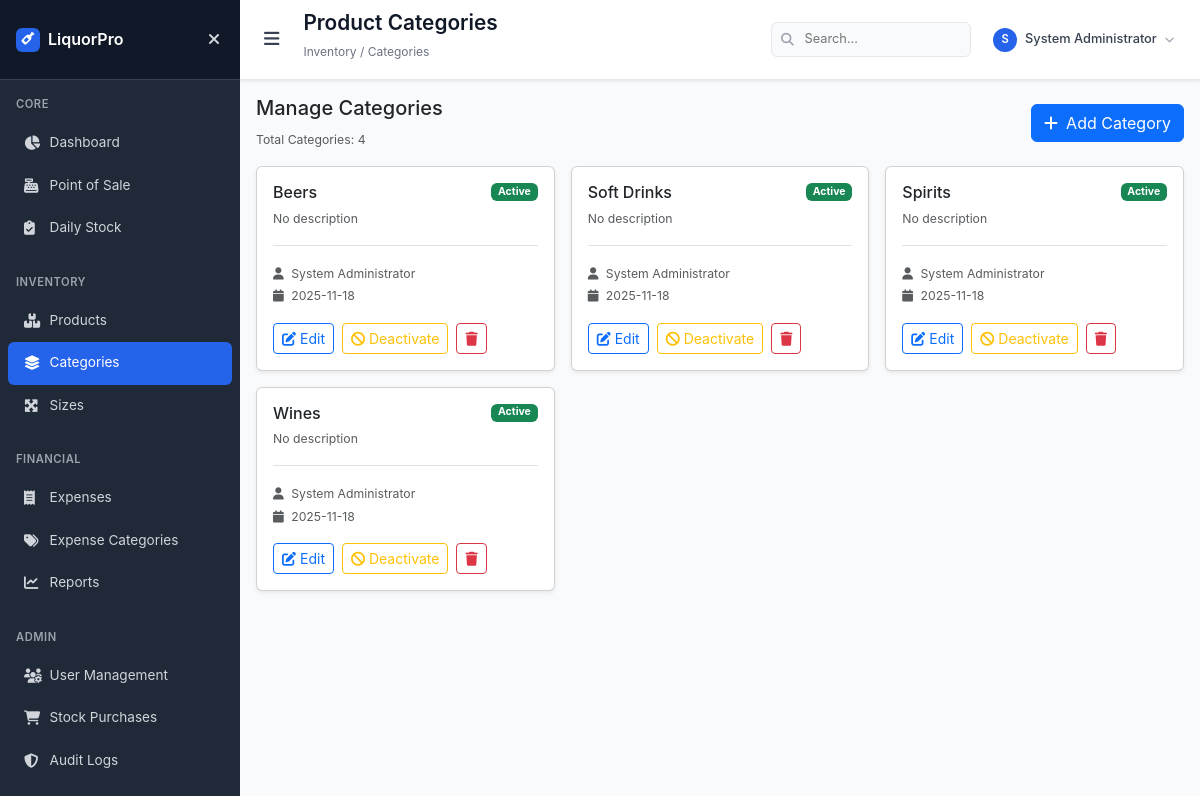
The app's page /categories (signed in), older data.
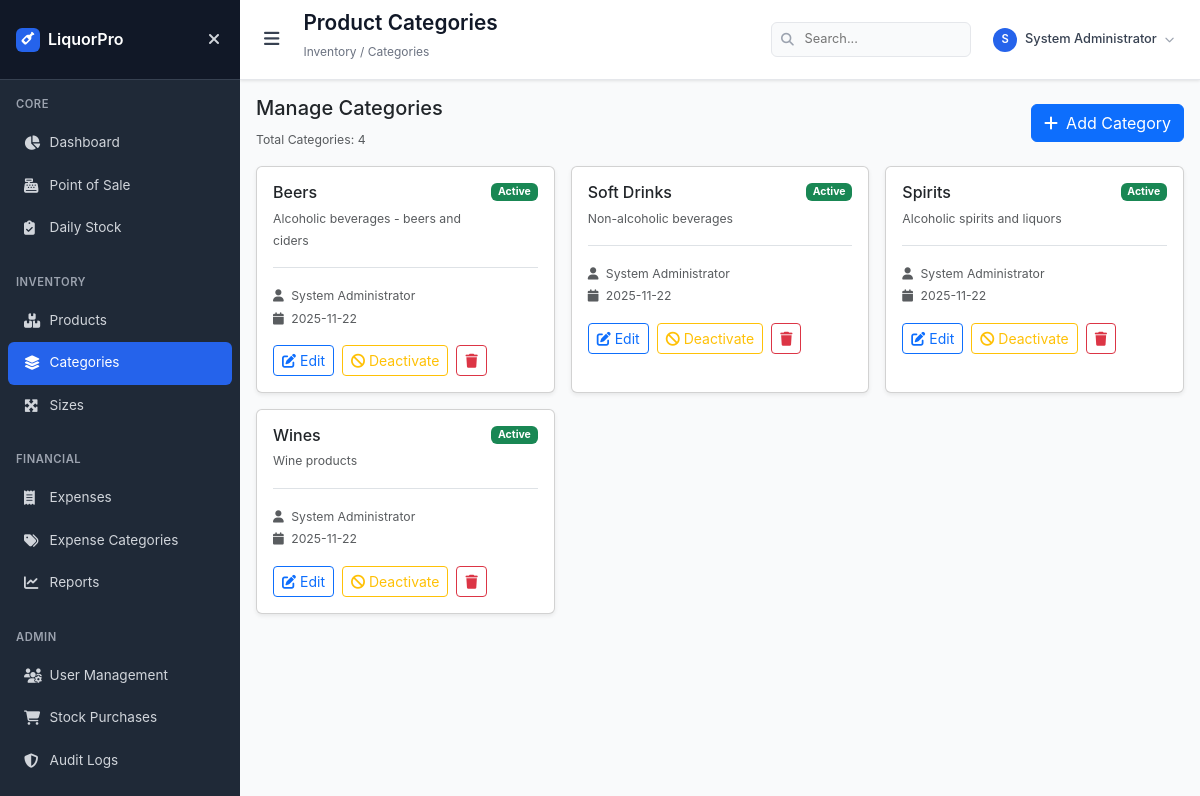
The same page, newer data.
### models.py (models this page shows, shortened)
class User(db.Model):
    id = db.Column(db.Integer, primary_key=True)
    username = db.Column(db.String(80), unique=True, nullable=False, index=True)
    email = db.Column(db.String(120), unique=True, nullable=False, index=True)
    password_hash = db.Column(db.String(128), nullable=False)
    full_name = db.Column(db.String(100), nullable=False)
    role = db.Column(db.String(20), nullable=False, default='attendant', index=True)
    is_active = db.Column(db.Boolean, default=True, index=True)
    created_at = db.Column(db.DateTime, default=datetime.utcnow)
    last_login = db.Column(db.DateTime)

class Category(db.Model):
    id = db.Column(db.Integer, primary_key=True)
    name = db.Column(db.String(50), unique=True, nullable=False, index=True)
    description = db.Column(db.String(200), nullable=True)
    is_active = db.Column(db.Boolean, default=True, index=True)
    created_at = db.Column(db.DateTime, default=datetime.utcnow)
    created_by = db.Column(db.Integer, db.ForeignKey('user.id'), nullable=True)
    creator = db.relationship('User', backref=db.backref('created_categories', lazy=True))

### app.py (the view)
@app.route('/categories')
@admin_required
def categories():
    categories = Category.query.order_by(Category.name).all()
    return render_template('categories/categories.html', categories=categories)

### templates/categories/categories.html (shortened to what this page needs)
{% extends "base.html" %}
{% block page_title %}Product Categories{% endblock %}
{% block breadcrumb %}Inventory / Categories{% endblock %}
{% block content %}
<div class="row mb-3">
    <div class="col-12">
        <div class="d-flex justify-content-between align-items-center">
            <div>
                <h5>Manage Categories</h5>
                <small class="text-muted">Total Categories: {{ categories|length }}</small>
            </div>
            <a href="{{ url_for('add_category') }}" class="btn btn-primary">
                <i class="fas fa-plus me-2"></i>Add Category
            </a>
        </div>
    </div>
</div>
<div class="row g-3">
    {% for category in categories %}
    <div class="col-md-6 col-lg-4">
        <div class="card shadow-sm h-100">
            <div class="card-body">
                <div class="d-flex justify-content-between align-items-start mb-2">
                    <div>
                        <h6 class="mb-1">{{ category.name }}</h6>
                        <small class="text-muted">
                            {% if category.description %}
                            {{ category.description }}
                            {% else %}
                            No description
                            {% endif %}
                        </small>
                    </div>
                    {% if category.is_active %}
                    <span class="badge bg-success">Active</span>
                    {% else %}
                    <span class="badge bg-secondary">Inactive</span>
                    {% endif %}
                </div>
                <div class="mt-3 pt-3 border-top">
                    <small class="text-muted">
                        <i class="fas fa-user me-1"></i>
                        {% if category.creator %}{{ category.creator.full_name }}{% else %}System{% endif %}
                    </small>
                    <br>
                    <small class="text-muted">
                        <i class="fas fa-calendar me-1"></i>
                        {{ category.created_at.strftime('%Y-%m-%d') if category.created_at else 'N/A' }}
                    </small>
                </div>
                <div class="mt-3 d-flex gap-2">
                    <a href="{{ url_for('edit_category', category_id=category.id) }}" class="btn btn-sm btn-outline-primary">
                        <i class="fas fa-edit me-1"></i>Edit
                    </a>
                    <form method="POST" action="{{ url_for('toggle_category_status', category_id=category.id) }}" style="display: inline;">
                        {% if category.is_active %}
                        <button type="submit" class="btn btn-sm btn-outline-warning" onclick="return confirm('Deactivate this category? Products in this category will not be available for sale.')">
                            <i class="fas fa-ban me-1"></i>Deactivate
                        </button>
                        {% else %}
                        <button type="submit" class="btn btn-sm btn-outline-success" onclick="return confirm('Activate this category?')">
                            <i class="fas fa-check me-1"></i>Activate
                        </button>
                        {% endif %}
                    </form>
                    <form method="POST" action="{{ url_for('delete_category', category_id=category.id) }}" style="display: inline;">
                        <button type="submit" class="btn btn-sm btn-outline-danger" onclick="return confirm('Are you sure you want to delete this category? This action cannot be undone!')">
                            <i class="fas fa-trash"></i>
                        </button>
                    </form>
                </div>
            </div>
        </div>
    </div>
    {% endfor %}
</div>
{% endblock %}

### templates/base.html (shortened to what this page needs)
<!DOCTYPE html>
<html lang="en">
<head>
    <link href="https://cdnjs.cloudflare.com/ajax/libs/bootstrap/5.3.2/css/bootstrap.min.css" rel="stylesheet">
    <link href="https://cdnjs.cloudflare.com/ajax/libs/font-awesome/6.4.0/css/all.min.css" rel="stylesheet">
</head>
<body>
    <nav class="sidebar" id="sidebar">
        <div class="sidebar-header">
            <a href="{{ url_for('dashboard') }}" class="logo">
                <div class="logo-icon">
                    <i class="fas fa-wine-bottle"></i>
                </div>
                <span>LiquorPro</span>
            </a>
            <button class="close-btn" id="closeSidebar" aria-label="Close sidebar">
                <i class="fas fa-times"></i>
            </button>
        </div>
        <div class="nav-menu">
            <div class="nav-section">
                <div class="nav-title">Core</div>
                <a href="{{ url_for('dashboard') }}" class="nav-link {{ 'active' if request.endpoint == 'dashboard' }}">
                    <i class="fas fa-chart-pie nav-icon"></i>
                    <span>Dashboard</span>
                </a>
                <a href="{{ url_for('sales') }}" class="nav-link {{ 'active' if 'sales' in request.endpoint }}">
                    <i class="fas fa-cash-register nav-icon"></i>
                    <span>Point of Sale</span>
                </a>
                <a href="{{ url_for('daily_stock') }}" class="nav-link {{ 'active' if 'daily_stock' in request.endpoint or 'stock_purchases' in request.endpoint }}">
                    <i class="fas fa-clipboard-check nav-icon"></i>
                    <span>Daily Stock</span>
                </a>
            </div>
            {% if current_user and current_user.role in ['admin', 'manager'] %}
            <div class="nav-section">
                <div class="nav-title">Inventory</div>
                <a href="{{ url_for('products') }}" class="nav-link {{ 'active' if 'products' in request.endpoint or 'product_variants' in request.endpoint or 'add_variant' in request.endpoint or 'edit_variant' in request.endpoint }}">
                    <i class="fas fa-boxes nav-icon"></i>
                    <span>Products</span>
                </a>
                <a href="{{ url_for('categories') }}" class="nav-link {{ 'active' if 'categories' in request.endpoint or 'add_category' in request.endpoint }}">
                    <i class="fas fa-layer-group nav-icon"></i>
                    <span>Categories</span>
                </a>
                <a href="{{ url_for('sizes') }}" class="nav-link {{ 'active' if 'sizes' in request.endpoint or 'add_size' in request.endpoint }}">
                    <i class="fas fa-expand-arrows-alt nav-icon"></i>
                    <span>Sizes</span>
                </a>
            </div>
            {% endif %}
            <div class="nav-section">
                <div class="nav-title">Financial</div>
                <a href="{{ url_for('expenses') }}" class="nav-link {{ 'active' if 'expenses' in request.endpoint or 'add_expense' in request.endpoint or 'edit_expense' in request.endpoint }}">
                    <i class="fas fa-receipt nav-icon"></i>
                    <span>Expenses</span>
                </a>
                {% if current_user and current_user.role in ['admin', 'manager'] %}
                <a href="{{ url_for('expense_categories') }}" class="nav-link {{ 'active' if 'expense_categories' in request.endpoint or 'add_expense_category' in request.endpoint or 'edit_expense_category' in request.endpoint }}">
                    <i class="fas fa-tags nav-icon"></i>
                    <span>Expense Categories</span>
                </a>
                {% endif %}
                <a href="{{ url_for('reports') }}" class="nav-link {{ 'active' if 'reports' in request.endpoint or 'purchase_report' in request.endpoint }}">
                    <i class="fas fa-chart-line nav-icon"></i>
                    <span>Reports</span>
                </a>
            </div>
            {% if current_user and current_user.role in ['admin', 'manager'] %}
            <div class="nav-section">
                <div class="nav-title">Admin</div>
                <a href="{{ url_for('users') }}" class="nav-link {{ 'active' if 'users' in request.endpoint or 'add_user' in request.endpoint }}">
                    <i class="fas fa-users-cog nav-icon"></i>
                    <span>User Management</span>
                </a>
                <a href="{{ url_for('stock_purchases') }}" class="nav-link {{ 'active' if 'stock_purchases' in request.endpoint or 'add_stock_purchase' in request.endpoint or 'edit_stock_purchase' in request.endpoint }}">
                    <i class="fas fa-shopping-cart nav-icon"></i>
                    <span>Stock Purchases</span>
                </a>
                {% if current_user.role == 'admin' %}
                <a href="{{ url_for('audit_logs') }}" class="nav-link {{ 'active' if 'audit_logs' in request.endpoint or 'audit_log_detail' in request.endpoint }}">
                    <i class="fas fa-shield-alt nav-icon"></i>
                    <span>Audit Logs</span>
                </a>
                {% endif %}
            </div>
            {% endif %}
        </div>
    </nav>
    <div class="main-wrapper" id="mainWrapper">
        <header class="main-header">
            <div class="header-left">
                <button class="menu-btn" id="menuBtn" aria-label="Toggle menu">
                    <i class="fas fa-bars"></i>
                </button>
                <div class="page-info">
                    <h1>{% block page_title %}Dashboard{% endblock %}</h1>
                    <div class="breadcrumb">{% block breadcrumb %}Home / Dashboard{% endblock %}</div>
                </div>
            </div>
            <div class="header-right">
                <div class="search-container">
                    <input type="text" class="search-input" placeholder="Search..." aria-label="Search">
                    <i class="fas fa-search search-icon"></i>
                </div>
                <div class="user-menu">
                    <button class="user-btn" id="userBtn" aria-label="User menu">
                        <div class="user-avatar">{{ current_user.full_name[0].upper() if current_user and current_user.full_name else 'U' }}</div>
                        <span class="user-name">{{ current_user.full_name if current_user and current_user.full_name else (current_user.username if current_user else 'User') }}</span>
                        <i class="fas fa-chevron-down" style="font-size: 0.6rem; color: #9ca3af;"></i>
                    </button>
                </div>
            </div>
        </header>
        <main class="content">
            {% block content %}{% endblock %}
        </main>
    </div>
</body>
</html>

Row changes from the older to the newer data that the page shows:
changed Category "Beers": description (not shown) → "Alcoholic beverages - beers and ciders"; created_at "2025-11-18" → "2025-11-22"; no longer shows "No description"
changed Category "Soft Drinks": description (not shown) → "Non-alcoholic beverages"; created_at "2025-11-18" → "2025-11-22"; no longer shows "No description"
changed Category "Spirits": description (not shown) → "Alcoholic spirits and liquors"; created_at "2025-11-18" → "2025-11-22"; no longer shows "No description"
changed Category "Wines": description (not shown) → "Wine products"; created_at "2025-11-18" → "2025-11-22"; no longer shows "No description"
